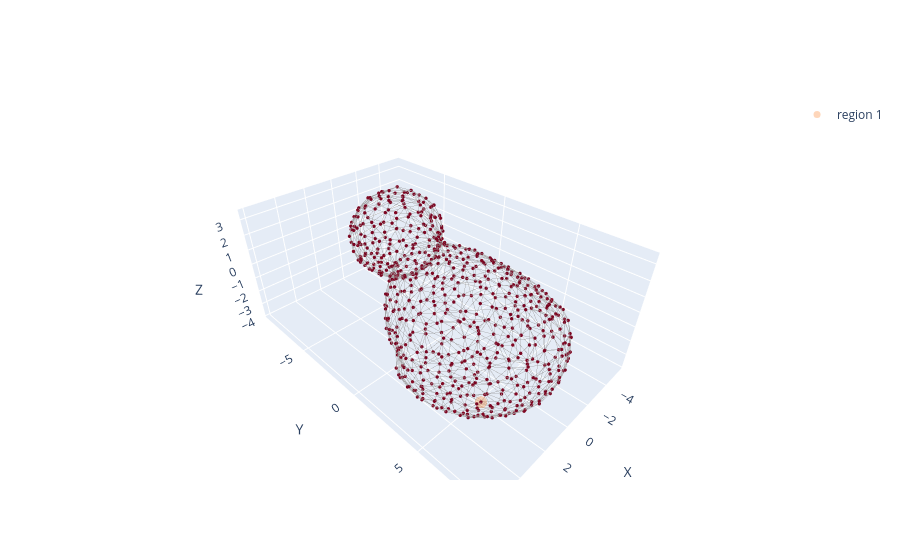

Notebook code for this chart:
### Code cell
crypt_patches_new, _, _ = assign_crypts_by_neckline(dnorm_cellcenters_crypts)


fig = plot_organoid_graph(proj_points, G, HKS[:,0], node_size=2)
add_region_overlays(fig, proj_points, crypt_patches_new, colorscale='YlOrRd')
fig.show()

### Figure 1 — Plotly figure (JSON) as saved in the notebook; plotly's stock layout.template omitted (floating-point values rounded to 4 significant figures; data arrays with more than 128 entries replaced by an {"elided": "..."} marker saying what was removed)
{"data": [{"hoverinfo": "skip", "line": {"color": "rgba(120,120,120,0.75)", "width": 1}, "mode": "lines", "showlegend": false, "type": "scatter3d", "x": {"elided": "6171 float values"}, "y": {"elided": "6171 float values"}, "z": {"elided": "6171 float values"}}, {"hoverinfo": "skip", "marker": {"cmax": 0.08556, "cmid": 0, "cmin": -0.08556, "color": {"elided": "18001 float values"}, "colorscale": [[0, "rgb(5,48,97)"], [0.1, "rgb(33,102,172)"], [0.2, "rgb(67,147,195)"], [0.3, "rgb(146,197,222)"], [0.4, "rgb(209,229,240)"], [0.5, "rgb(247,247,247)"], [0.6, "rgb(253,219,199)"], [0.7, "rgb(244,165,130)"], [0.8, "rgb(214,96,77)"], [0.9, "rgb(178,24,43)"], [1, "rgb(103,0,31)"]], "line": {"width": 0}, "size": 2}, "mode": "markers", "showlegend": false, "type": "scatter3d", "x": {"elided": "687 float values"}, "y": {"elided": "687 float values"}, "z": {"elided": "687 float values"}}, {"hoverinfo": "skip", "marker": {"color": "rgb(253, 141, 60)", "size": 7}, "mode": "markers", "name": "region 1", "opacity": 0.35, "showlegend": true, "type": "scatter3d", "x": [2.016], "y": [5.301], "z": [-3.857]}], "layout": {"scene": {"aspectmode": "data", "xaxis": {"title": {"text": "X"}}, "yaxis": {"title": {"text": "Y"}}, "zaxis": {"title": {"text": "Z"}}}}}
